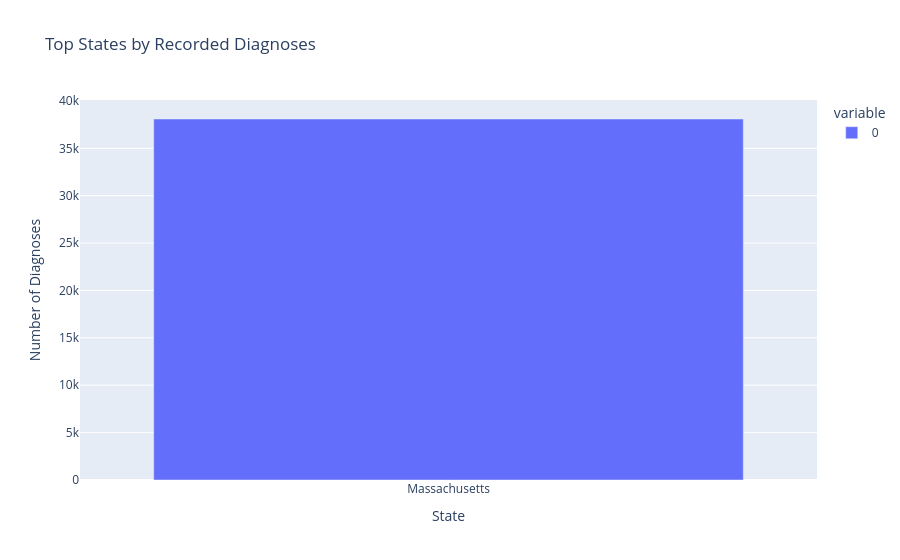

Source (notebook cell):
### Code cell
fig = px.bar(
    state_diagnoses.head(15),
    title="Top States by Recorded Diagnoses",
    labels={
        "value": "Number of Diagnoses",
        "STATE": "State"
    }
)

fig.show()

### Figure 1 — Plotly figure (JSON) as saved in the notebook; plotly's stock layout.template omitted (floating-point values rounded to 4 significant figures)
{"data": [{"hovertemplate": "variable=0<br>State=%{x}<br>Number of Diagnoses=%{y}<extra></extra>", "legendgroup": "0", "marker": {"color": "#636efa", "pattern": {"shape": ""}}, "name": "0", "orientation": "v", "showlegend": true, "textposition": "auto", "type": "bar", "x": ["Massachusetts"], "xaxis": "x", "y": [38094], "yaxis": "y"}], "layout": {"barmode": "relative", "legend": {"title": {"text": "variable"}, "tracegroupgap": 0}, "title": {"text": "Top States by Recorded Diagnoses"}, "xaxis": {"anchor": "y", "domain": [0, 1], "title": {"text": "State"}}, "yaxis": {"anchor": "x", "domain": [0, 1], "title": {"text": "Number of Diagnoses"}}}}
